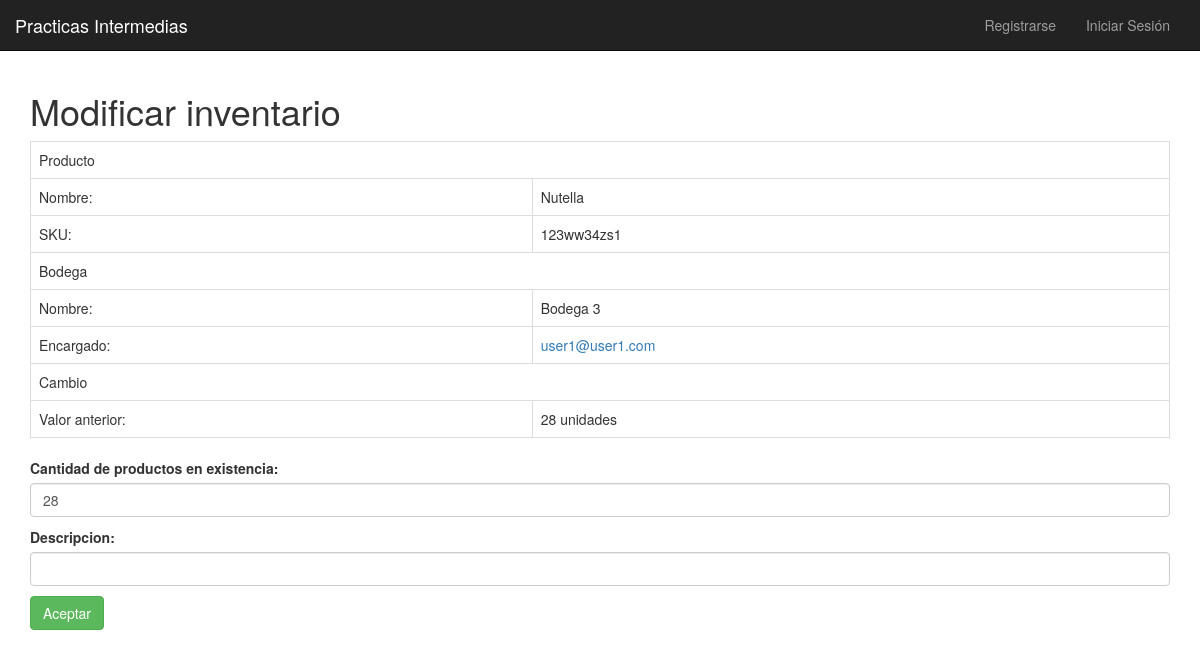
The page /inventario/8 on the database as committed earlier.
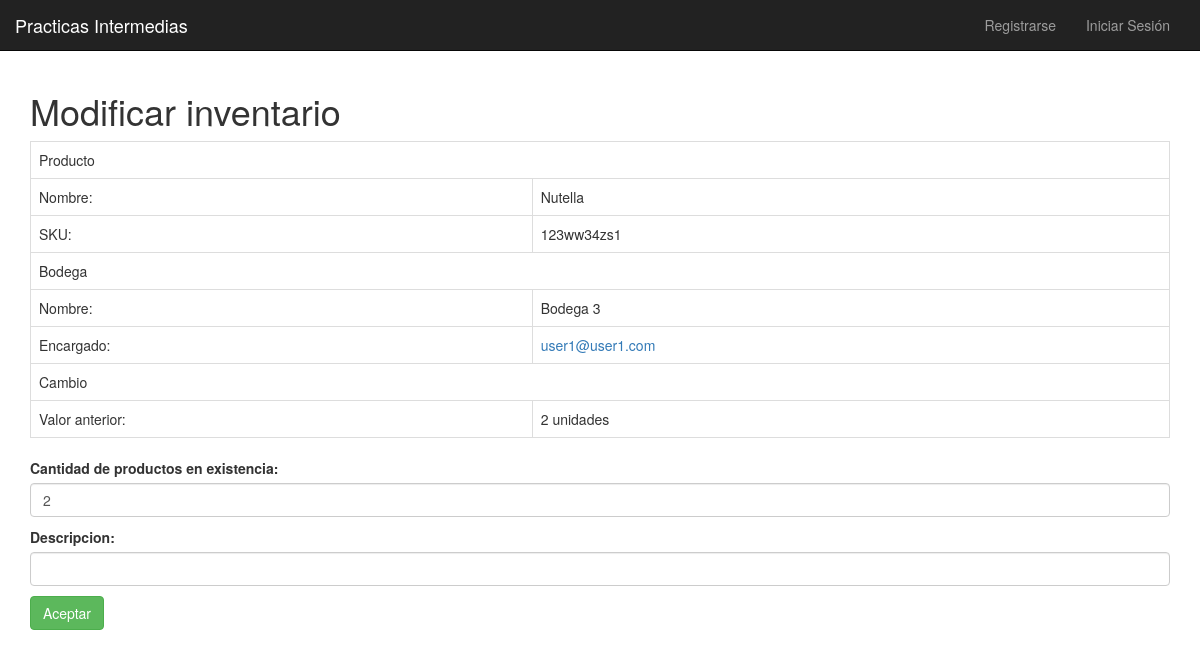
The same page on the database as committed later.
### sedes/models.py (models this page shows, shortened)
class BodegaProducto(models.Model):
    bodega = models.ForeignKey('Bodega', on_delete= models.CASCADE)
    producto = models.ForeignKey('Producto', on_delete= models.CASCADE)
    cantidad = models.IntegerField(verbose_name='Cantidad de productos en existencia', default= 0,
        validators=[
            MinValueValidator(0)
        ])

class Producto(models.Model):
    sku = models.CharField('SKU', max_length=50, unique=True)
    codigo_barras = models.CharField('Codigo de Barras', max_length=50)
    nombre = models.CharField(max_length=50)
    descripcion = models.CharField(max_length=500)
    precio = models.DecimalField(max_digits=12, decimal_places=2)
    categorias = models.ManyToManyField('Categoria')

class Bodega(models.Model):
    nombre = models.CharField(max_length=50)
    direccion = models.CharField(max_length=500)
    activada = models.BooleanField(default= True)
    encargado = models.ForeignKey('Usuario', on_delete=models.CASCADE)
    productos = models.ManyToManyField('Producto', through='BodegaProducto')

class Usuario(AbstractBaseUser, PermissionsMixin):
    dpi = models.BigIntegerField(
        unique=True,
        validators=[
            MaxValueValidator(9999999999999),
            MinValueValidator(100000000000)
        ]
    )
    nombre = models.CharField(max_length=300)
    fecha_nacimiento = models.DateField('Fecha Nacimiento')
    email = models.EmailField(_('Correo Electronico'), primary_key=True)
    is_admin = models.BooleanField(default=False)
    is_staff = models.BooleanField(default=False)
    is_active = models.BooleanField(default=True)
    date_joined = models.DateTimeField(default=timezone.now)
    USERNAME_FIELD = 'email'
    REQUIRED_FIELDS = ['dpi', 'fecha_nacimiento']
    objects = CustomUserManager()
    class Meta:
        permissions = (("registrar_cliente", "Para registrar clientes de una sede"),
                   ("registrar_venta", "Para registrar ventas de productos"),
                   ("visualizar_reporte", "Para visualizar reportes de ventas"),
                   ("actualizar_inventario", "Para modificar la cantidad de productos del inventario"),
                   ("solicitar_transferencia", "Para solicitar una transferencia de productos"),
                   ("ordenes_transferencia_externa", "Para revisar ordenes de transferencias entre sedes"),
                   ("ordenes_transferencia_interna", "Para revisar ordenes de transferencias entre bodegas"),
                   ("ordenes_venta", "Para modificar el estado de entregado de una orden de venta"),
                   ("ordenes_transferencia", "Para modificar el estado de entregado de una orden de transferencia"))

### sedes/views.py (the view, shortened to what this page needs)
# urls.py: path('inventario/<int:pk>', views.InventarioUpdate.as_view(), name='modificar_inventario'),
class InventarioUpdate(UpdateView):
    model = BodegaProducto
    form_class = InventarioModelForm
    template_name = 'inventario/inventario_form.html'

### sedes/views.py
class InventarioModelForm(ModelForm):
    descripcion = forms.CharField(max_length= 500, required= True)
    def __init__(self, *args, **kwargs):
        super(InventarioModelForm, self).__init__(*args, **kwargs)
        for field in self.fields:
            self.fields[field].widget.attrs = {
                'class': 'form-control'
            }
    class Meta:
        model = BodegaProducto
        fields = ['cantidad']

### sedes/templates/inventario/inventario_form.html (shortened to what this page needs)
{% extends '../base.html' %}
{% block body_block %}
<h1>Modificar inventario</h1>
<table class="table table-hover table-bordered">
    <tr>
      <td colspan="2">Producto</td>
    </tr>
    <tr>
      <td>Nombre:</td>
      <td>{{ object.producto.nombre }}</td>
    </tr>
    <tr>
      <td>SKU:</td>
      <td>{{ object.producto.sku }}</td>
    </tr>
    <tr>
      <td colspan="2">Bodega</td>
    </tr>
    <tr>
      <td>Nombre:</td>
      <td>{{ object.bodega.nombre }}</td>
    </tr>
    <tr>
      <td>Encargado:</td>
      <td><span style="font-weight:normal"><a href='{% url "ver_usuario" object.bodega.encargado.dpi %}'>{{ object.bodega.encargado.email}}</a></span></td>
    </tr>
    <tr>
      <td colspan="2">Cambio</td>
    </tr>
    <tr>
      <td>Valor anterior:</td>
      <td>{{ object.cantidad }} unidades</td>
    </tr>
  </table>
<form  method="post" class="form">
{{ form.as_p }}
<input class="btn btn-success" type="submit"  value="Aceptar" ` />
</form>
{% endblock %}

Rows that differ between the two databases and show on the page:
changed BodegaProducto "Nutella": cantidad "28" → "2"
Other text that changed with them:
form field cantidad: "28" → "2"
